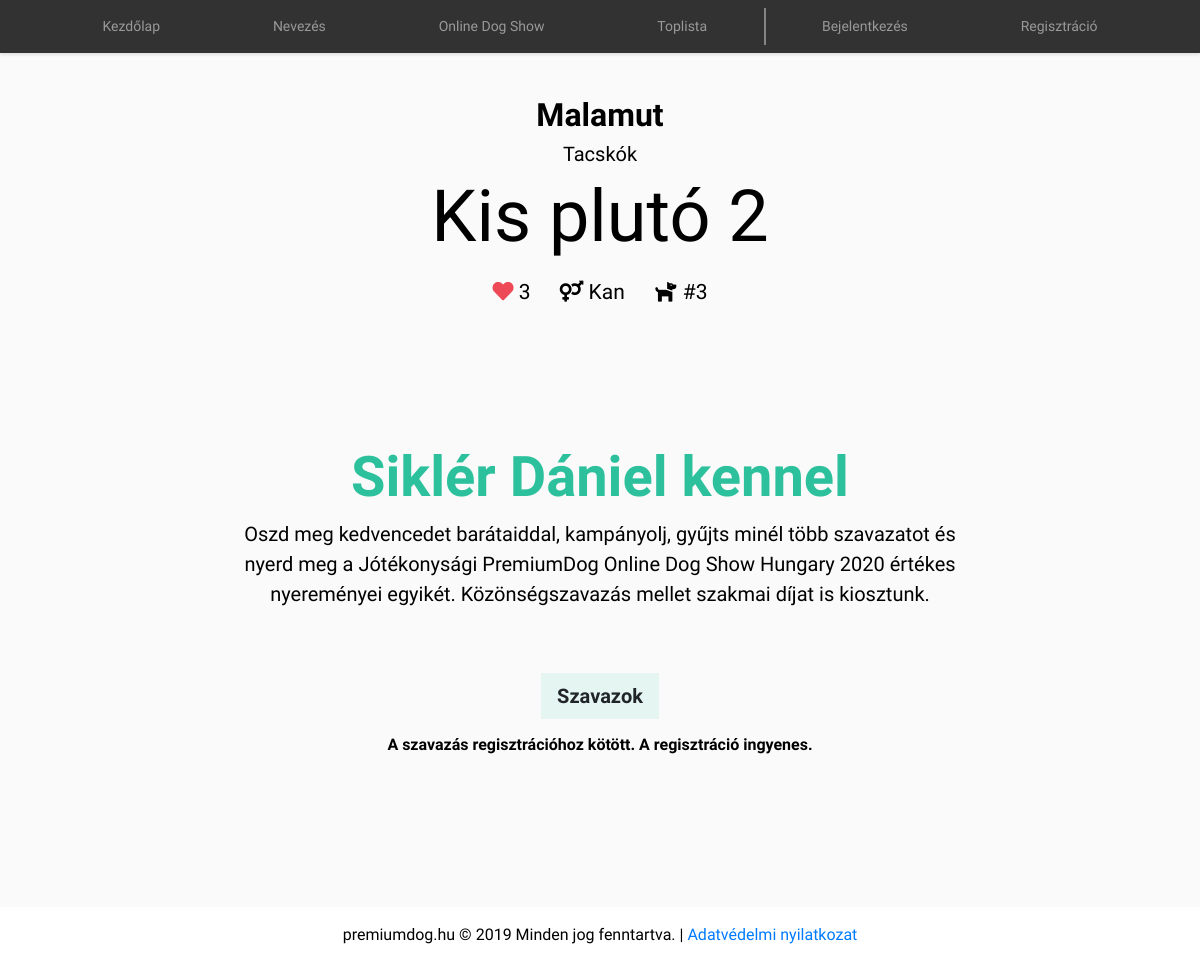
Screenshot of /szavazas/kis-pluto-2/ with the database file from the repository.
### articles/models.py (models this page shows, shortened)
class Article(models.Model):
    dog_number = models.CharField(max_length=10, unique=True, default="")
    title= models.CharField(max_length=100)
    slug = models.SlugField()
    gender = models.CharField(max_length=5,default="", choices=GENDER)
    group = models.CharField(max_length=100,default="", choices=GROUP)
    category = models.ForeignKey('Category',on_delete=models.CASCADE, default="")
    owner = models.ForeignKey('Owner',on_delete=models.CASCADE, default="")
    gallery = models.ManyToManyField(Gallery)
    thumb = models.ImageField(default='default.png', blank=True)
    likes = models.ManyToManyField(User, related_name='likes', blank=True)
    date = models.DateTimeField(auto_now_add=True)

class Category(models.Model):
    name = models.CharField(max_length=254)
    def __str__(self):
        return self.name

class Owner(models.Model):
    name = models.CharField(max_length=254)
    def __str__(self):
        return self.name

### articles/views.py (the view)
# urls.py: path('<slug:slug>/', views.article_details, name='article_details'),
def article_details(request, slug):
    article = Article.objects.get(slug=slug)
    gallery = article.gallery.all()
    total_likes = article.likes.count()
    is_liked = False
    if article.likes.filter(id=request.user.id).exists():
        is_liked = True
    context = {
        'article':article,
        'gallery':gallery,
        'total_likes':total_likes,
        'is_liked':is_liked,}
    return render(request, 'articles/article_details.html', context)

### articles/templatetags/scripts.py (called while the page is built)
@register.simple_tag
def header_scripts():
    return Scripts.objects.get(shortcode='header')

@register.simple_tag
def footer_scripts():
    return Scripts.objects.get(shortcode='footer')

### articles/templates/articles/article_details.html (shortened to what this page needs)
{% load scripts %}
<!doctype html>
<html lang="hu">
<head>
  <link rel="stylesheet" href="https://stackpath.bootstrapcdn.com/bootstrap/4.4.1/css/bootstrap.min.css"
>
  <link rel="stylesheet" href="https://cdnjs.cloudflare.com/ajax/libs/font-awesome/5.12.1/css/all.min.css">
  <link rel="stylesheet" href="https://cdnjs.cloudflare.com/ajax/libs/ekko-lightbox/5.3.0/ekko-lightbox.css">
  <link rel="stylesheet" href="/static/style.css">
</head>
<body>
  <header>
    <div class="container-fluid navbar-bg fixed-top">
      <div class="container">
        <nav class="navbar navbar-expand-lg navbar-dark">
          <div class="collapse navbar-collapse" id="navbarNav">
            <ul class="navbar-nav nav-fill w-100">
              <li class="nav-item">
                <a class="nav-link" href="/">Kezdőlap</a>
              </li>
              <li class="nav-item">
                <a class="nav-link" href="{% url 'join' %}">Nevezés</a>
              </li>
              <li class="nav-item">
                <a class="nav-link" href="{% url 'article_list' %}">Online Dog Show</a>
              </li>
              <li class="nav-item">
                <a class="nav-link" href="{% url 'article_top_list' %}">Toplista</a>
              </li>
              {% if user.is_authenticated %}
              {% else %}
              <li class="nav-item">
                <a class="nav-link border-left pl-2" href="{% url 'login' %}">Bejelentkezés</a>
              </li>
              <li class="nav-item">
                <a class="nav-link" href="{% url 'register_url' %}">Regisztráció</a>
              </li>
              {% endif %}
            </ul>
          </div>
        </nav>
      </div>
    </div>
  </header>
  <main>
    <div class="container my-5">
      <div class="row">
        <div class="col-sm-12">
          <div class="container text-center my-5">
            <div class="row">
              <div class="col-sm-12">
                <h3><strong>{{article.category}}</strong></h3>
                <h5>{{ article.group}}</h5>
                <h1 class="display-2 mb-3">{{article.title}}</h1>
                <ul class="list-unstyled list-inlnie list-lg">
                  <li class="list-inline-item"><i class="fas fa-heart" style="color:#ed4956"></i>
                    {{article.likes.count}}</li>
                  <li class="list-inline-item"><i class="fas fa-venus-mars"></i> {{article.gender}}</li>
                  <li class="list-inline-item"><i class="fas fa-dog"></i> #{{article.dog_number}}</li>
                </ul>
              </div>
            </div>
          </div>
          <div class="container my-5">
            <div class="row">
              {% for x in gallery %}
              <div class="col-4">
              </div>
              {% endfor %}
            </div>
          </div>
          <div class="container">
            <div class="row d-flex justify-content-center">
              <div class="col-sm-12 col-md-8">
                <h2 class="card-owner h1 text-center">{{article.owner}}</h6>
                <p class="lead text-center">Oszd meg kedvencedet barátaiddal, kampányolj, gyűjts minél több szavazatot és nyerd meg a
                  Jótékonysági PremiumDog Online Dog Show Hungary 2020 értékes nyereményei egyikét.
                  Közönségszavazás mellet szakmai díjat is kiosztunk. </p>
              </div>
            </div>
          </div>
          {% if user.is_authenticated %}
          <div class="container text-center my-5">
            <div class="row">
              <div class="col-sm-12">
                {% if is_liked %}
                <h5 class="text-warning">Ön már szavazott erre a kutyusra!</h5>
                {% else %}
                <form action="{% url 'like_article' %}" method="POST">
                  {%csrf_token%}
                  <button type="submit" name="teszt" class="btn btn-lg btn-light" value="{{ article.id }}"><i
                      class="fas fa-heart" style="color:#ed4956"></i> Szavazok - ({{total_likes}}
                    szavazat)</button>
                </form>
                {% endif %}
              </div>
            </div>
          </div>
          {% else %}
          <div class="container text-center my-5">
            <div class="row">
              <div class="col-sm-12">
                <a href="{% url 'register_url' %}" class="btn btn-lg btn-light">Szavazok</a>
                <h6 class="mt-3"><strong>A szavazás regisztrációhoz kötött. A regisztráció ingyenes.</strong></h4>
              </div>
            </div>
          </div>
          {% endif %}
        </div>
      </div>
    </div>
  </main>
  <footer>
    <div class="container-fluid bg-white text-center py-3">
      <div class="row">
        <div class="col-sm-12">
          premiumdog.hu © 2019 Minden jog fenntartva. | <a href="{% url 'gdpr' %}">Adatvédelmi nyilatkozat</a>
        </div>
      </div>
    </div>
  </footer>
</body>
</html>

### static/style.css (style rules this page uses)
body { font-family: 'Sen', sans-serif; color: #000; background-color: #FAFAFA; }
.h1, h1 { font-size: 3.5rem !important; }
.h2, h2 { font-size: 2.5rem !important; }
.h3, h3 { font-size: 2rem !important; }
.display-2 { font-size: 4.5rem !important; }
.navbar-bg { background: #323232; box-shadow: 0 2px 3px 0 rgba(0, 0, 0, .1); }
.navbar { font-size: 14px; color: #f5f5f7; font-weight: 300; }
.navbar .border-left { border-left:2px solid rgba(255, 255, 255, 0.4) !important; }
.container { max-width: 1400px; }
.card-owner { color: rgba(44, 192, 156, 1) !important; font-weight: 600; }
.list-lg { font-size: 21px !important; }
.list-lg .list-inline-item:not(:last-child) { margin-right: 1.5rem; }
.btn { animation: shadow-pulse 2s infinite; border-radius: 0; }
.btn-light { background-color: #fff; background: #fff; border: none; background: rgba(44, 192, 156, 0.1); transition: 2s; font-weight: 700; }

### rows the page displays
Article: category "Malamut", group "Tacskók", title "Kis plutó 2", likes.count "3", gender "Kan", dog_number "3", owner "Siklér Dániel kennel"
